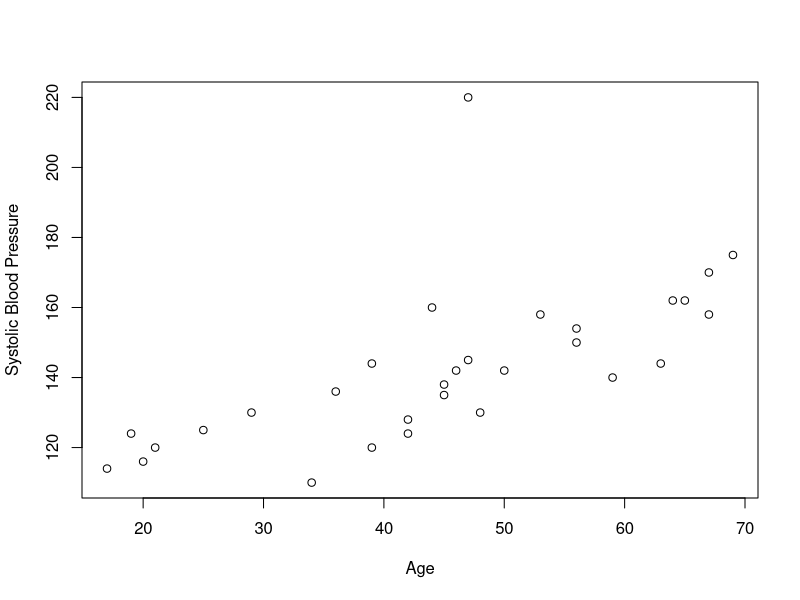

Write the R code that produced this figure.
pdf("images/chapter_regression/agesbp.pdf", width=6, height=4)
sbp <- read.table("Data/systolic.txt", header=T)
plot(sbp$AGE, sbp$SBP, xlab="Age", ylab="Systolic Blood Pressure")
dev.off()

## library("xtable")
## print(xtable(t(sbp)), scalebox=0.7)

print(fitsbp <- lm(SBP ~ AGE, data=sbp))
b <- round(as.numeric(fitsbp$coefficients), digits=4)
